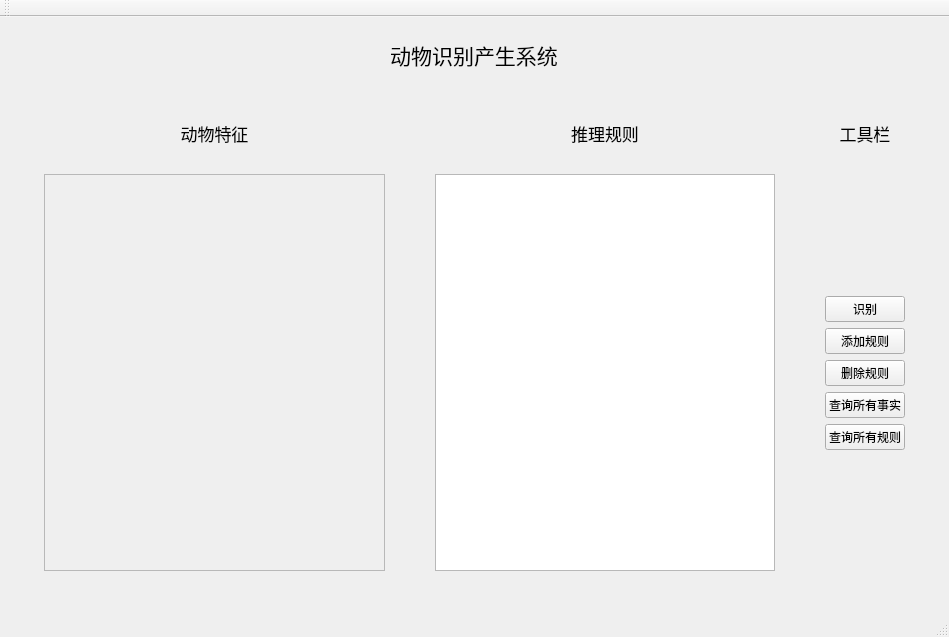
<?xml version="1.0" encoding="UTF-8"?>
<ui version="4.0">
 <class>MainWindow</class>
 <widget class="QMainWindow" name="MainWindow">
  <property name="geometry">
   <rect>
    <x>0</x>
    <y>0</y>
    <width>949</width>
    <height>637</height>
   </rect>
  </property>
  <property name="windowTitle">
   <string>MainWindow</string>
  </property>
  <widget class="QWidget" name="centralWidget">
   <layout class="QVBoxLayout" name="verticalLayout">
    <item>
     <widget class="QWidget" name="widget_title" native="true">
      <property name="sizePolicy">
       <sizepolicy hsizetype="Preferred" vsizetype="Fixed">
        <horstretch>0</horstretch>
        <verstretch>0</verstretch>
       </sizepolicy>
      </property>
      <layout class="QHBoxLayout" name="horizontalLayout">
       <item>
        <widget class="QLabel" name="label_title">
         <property name="sizePolicy">
          <sizepolicy hsizetype="Fixed" vsizetype="Fixed">
           <horstretch>0</horstretch>
           <verstretch>0</verstretch>
          </sizepolicy>
         </property>
         <property name="font">
          <font>
           <family>田氏颜体大字库</family>
           <pointsize>16</pointsize>
           <weight>50</weight>
           <bold>false</bold>
          </font>
         </property>
         <property name="text">
          <string>动物识别产生系统</string>
         </property>
         <property name="alignment">
          <set>Qt::AlignCenter</set>
         </property>
        </widget>
       </item>
      </layout>
     </widget>
    </item>
    <item>
     <widget class="QWidget" name="widget_2" native="true">
      <layout class="QHBoxLayout" name="horizontalLayout_2">
       <item>
        <widget class="QWidget" name="widget_feature" native="true">
         <layout class="QVBoxLayout" name="verticalLayout_3">
          <item>
           <widget class="QWidget" name="widget_5" native="true">
            <property name="sizePolicy">
             <sizepolicy hsizetype="Preferred" vsizetype="Fixed">
              <horstretch>0</horstretch>
              <verstretch>0</verstretch>
             </sizepolicy>
            </property>
            <layout class="QHBoxLayout" name="horizontalLayout_3">
             <item>
              <widget class="QLabel" name="label_feature">
               <property name="font">
                <font>
                 <pointsize>13</pointsize>
                </font>
               </property>
               <property name="text">
                <string>动物特征</string>
               </property>
               <property name="alignment">
                <set>Qt::AlignCenter</set>
               </property>
              </widget>
             </item>
            </layout>
           </widget>
          </item>
          <item>
           <widget class="QWidget" name="widget_6" native="true">
            <layout class="QVBoxLayout" name="verticalLayout_7">
             <item>
              <widget class="QScrollArea" name="scrollArea">
               <property name="widgetResizable">
                <bool>true</bool>
               </property>
               <widget class="QWidget" name="scrollAreaWidgetContents">
                <property name="geometry">
                 <rect>
                  <x>0</x>
                  <y>0</y>
                  <width>328</width>
                  <height>366</height>
                 </rect>
                </property>
               </widget>
              </widget>
             </item>
            </layout>
           </widget>
          </item>
         </layout>
        </widget>
       </item>
       <item>
        <widget class="QWidget" name="widget_rules" native="true">
         <layout class="QVBoxLayout" name="verticalLayout_5">
          <item>
           <widget class="QWidget" name="widget_7" native="true">
            <property name="sizePolicy">
             <sizepolicy hsizetype="Preferred" vsizetype="Fixed">
              <horstretch>0</horstretch>
              <verstretch>0</verstretch>
             </sizepolicy>
            </property>
            <layout class="QVBoxLayout" name="verticalLayout_4">
             <item>
              <widget class="QLabel" name="label_rules">
               <property name="font">
                <font>
                 <pointsize>13</pointsize>
                </font>
               </property>
               <property name="text">
                <string>推理规则</string>
               </property>
               <property name="alignment">
                <set>Qt::AlignCenter</set>
               </property>
              </widget>
             </item>
            </layout>
           </widget>
          </item>
          <item>
           <widget class="QWidget" name="widget_8" native="true">
            <layout class="QVBoxLayout" name="verticalLayout_6">
             <item>
              <widget class="QListWidget" name="listWidget_rules"/>
             </item>
            </layout>
           </widget>
          </item>
         </layout>
        </widget>
       </item>
       <item>
        <widget class="QWidget" name="widget_tools" native="true">
         <property name="sizePolicy">
          <sizepolicy hsizetype="Preferred" vsizetype="Preferred">
           <horstretch>0</horstretch>
           <verstretch>0</verstretch>
          </sizepolicy>
         </property>
         <property name="layoutDirection">
          <enum>Qt::LeftToRight</enum>
         </property>
         <property name="autoFillBackground">
          <bool>false</bool>
         </property>
         <layout class="QVBoxLayout" name="verticalLayout_9">
          <item>
           <widget class="QWidget" name="widget" native="true">
            <property name="sizePolicy">
             <sizepolicy hsizetype="Preferred" vsizetype="Fixed">
              <horstretch>0</horstretch>
              <verstretch>0</verstretch>
             </sizepolicy>
            </property>
            <property name="font">
             <font>
              <pointsize>13</pointsize>
             </font>
            </property>
            <layout class="QHBoxLayout" name="horizontalLayout_4">
             <item>
              <widget class="QLabel" name="label_tools">
               <property name="text">
                <string>工具栏</string>
               </property>
               <property name="alignment">
                <set>Qt::AlignCenter</set>
               </property>
              </widget>
             </item>
            </layout>
           </widget>
          </item>
          <item>
           <widget class="QWidget" name="widget_4" native="true">
            <layout class="QVBoxLayout" name="verticalLayout_8">
             <item>
              <spacer name="verticalSpacer">
               <property name="orientation">
                <enum>Qt::Vertical</enum>
               </property>
               <property name="sizeHint" stdset="0">
                <size>
                 <width>20</width>
                 <height>40</height>
                </size>
               </property>
              </spacer>
             </item>
             <item>
              <widget class="QPushButton" name="btn_recognition">
               <property name="text">
                <string>识别</string>
               </property>
              </widget>
             </item>
             <item>
              <widget class="QPushButton" name="btn_add_rule">
               <property name="text">
                <string>添加规则</string>
               </property>
              </widget>
             </item>
             <item>
              <widget class="QPushButton" name="btn_delete_rule">
               <property name="text">
                <string>删除规则</string>
               </property>
              </widget>
             </item>
             <item>
              <widget class="QPushButton" name="pushButton_getfacts">
               <property name="text">
                <string>查询所有事实</string>
               </property>
              </widget>
             </item>
             <item>
              <widget class="QPushButton" name="pushButton_getRules">
               <property name="text">
                <string>查询所有规则</string>
               </property>
              </widget>
             </item>
             <item>
              <spacer name="verticalSpacer_2">
               <property name="orientation">
                <enum>Qt::Vertical</enum>
               </property>
               <property name="sizeHint" stdset="0">
                <size>
                 <width>20</width>
                 <height>40</height>
                </size>
               </property>
              </spacer>
             </item>
            </layout>
           </widget>
          </item>
         </layout>
        </widget>
       </item>
      </layout>
     </widget>
    </item>
   </layout>
  </widget>
  <widget class="QMenuBar" name="menuBar">
   <property name="geometry">
    <rect>
     <x>0</x>
     <y>0</y>
     <width>949</width>
     <height>25</height>
    </rect>
   </property>
  </widget>
  <widget class="QToolBar" name="mainToolBar">
   <attribute name="toolBarArea">
    <enum>TopToolBarArea</enum>
   </attribute>
   <attribute name="toolBarBreak">
    <bool>false</bool>
   </attribute>
  </widget>
  <widget class="QStatusBar" name="statusBar"/>
 </widget>
 <layoutdefault spacing="6" margin="11"/>
 <resources/>
 <connections/>
</ui>
